Frame 1 (no input): blank canvas, image omitted
Frame 60 (the mouse pressed at the canvas centre just before this capture): blank canvas, image omitted
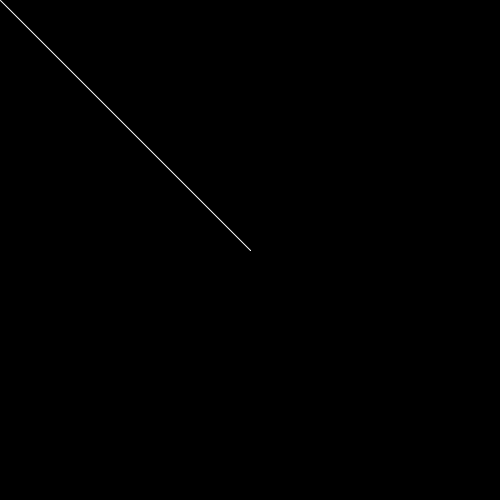
Frame 120 (the mouse held since frame 60 and released just before this capture)

The Processing sketch whose frames 1 and 60 were blank and that drew this single picture after the mouse press (run headless with seeded random() and noise(); from frame 60 on, the mouse is pressed at the canvas centre):

// Processing sketch: processing_103267
// ── processing_103267.pde

// Samwise Pollack
// July 8th 2013
// Drawing App: lets you draw with different colours

void setup () {
  //frameRate(12); change frame rate to demo update speed 
  background(0);// set background colour to black
  size (500, 500); // set background size to 500 by 500 pixels
  stroke(255); //makes the stroke white
}

//assigns values for x and for change in x
int x = 1;
int dx = 0;

void draw() {
 strokeWeight(x); // set stroke weight to x

   if(mousePressed == true) {
   line(pmouseX,pmouseY,mouseX,mouseY); //draws line when mouse pressed
  }
  
   if(mousePressed == true && key == 'r') {
    stroke(250, 5, 5);
    line(pmouseX,pmouseY,mouseX,mouseY); //draws in red
   } 
   
  if(mousePressed == true && key == 'g') {
    stroke(5, 250, 5);
    line(pmouseX,pmouseY,mouseX,mouseY); //draws in green
   } 
   
  if(mousePressed == true && key == 'b') {
    stroke(5, 5, 250);
    line(pmouseX,pmouseY,mouseX,mouseY); //draws in blue
   }
   
  if(mousePressed == true && key == 'w') {
    stroke(250);
    line(pmouseX,pmouseY,mouseX,mouseY); //draws in white
   }
  if(mousePressed == true && key == 'p') {
    stroke(250, 5, 250);
    line(pmouseX,pmouseY,mouseX,mouseY); //draws in pink
   }
   
  if(mousePressed == true && key == 'y') {
    stroke(250, 250, 0);
    line(pmouseX,pmouseY,mouseX,mouseY); //draws in yellow
   }
  
  if(mousePressed == true && key == 'o') {
    stroke(250, 140, 0);
    line(pmouseX,pmouseY,mouseX,mouseY); //draws in orange
   }
   
   if(key == ' ') {
   background(0); //clears the screen
  }
  
  x = x + dx;
  
  if(key == '2') {
   dx = 1; //makes line thicker
  }
  
  if(key == '1') {
   dx = -1; //makes line thinner
  }
  
  if(key == '3') {
   dx = 0; //makes line stop changing size
 }
}


  
